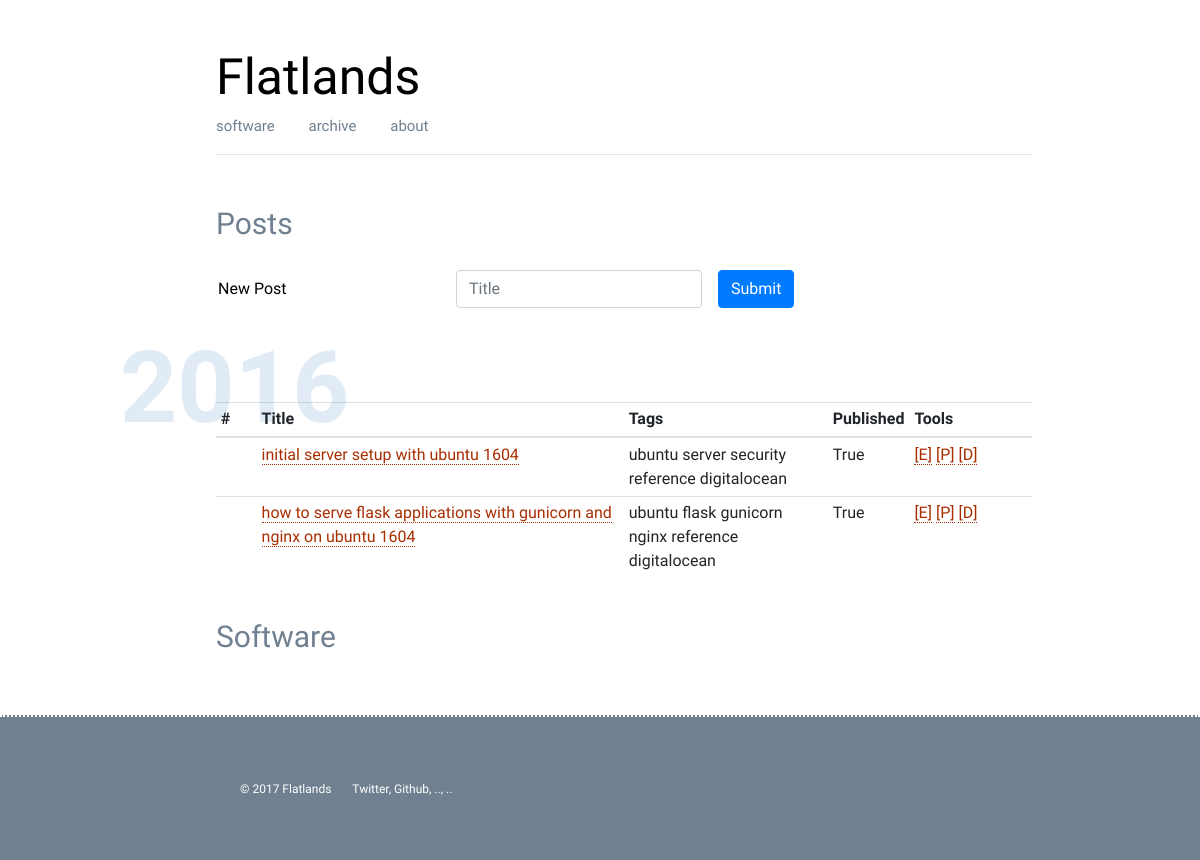
/blog/new, run on an earlier commit of the app's database.
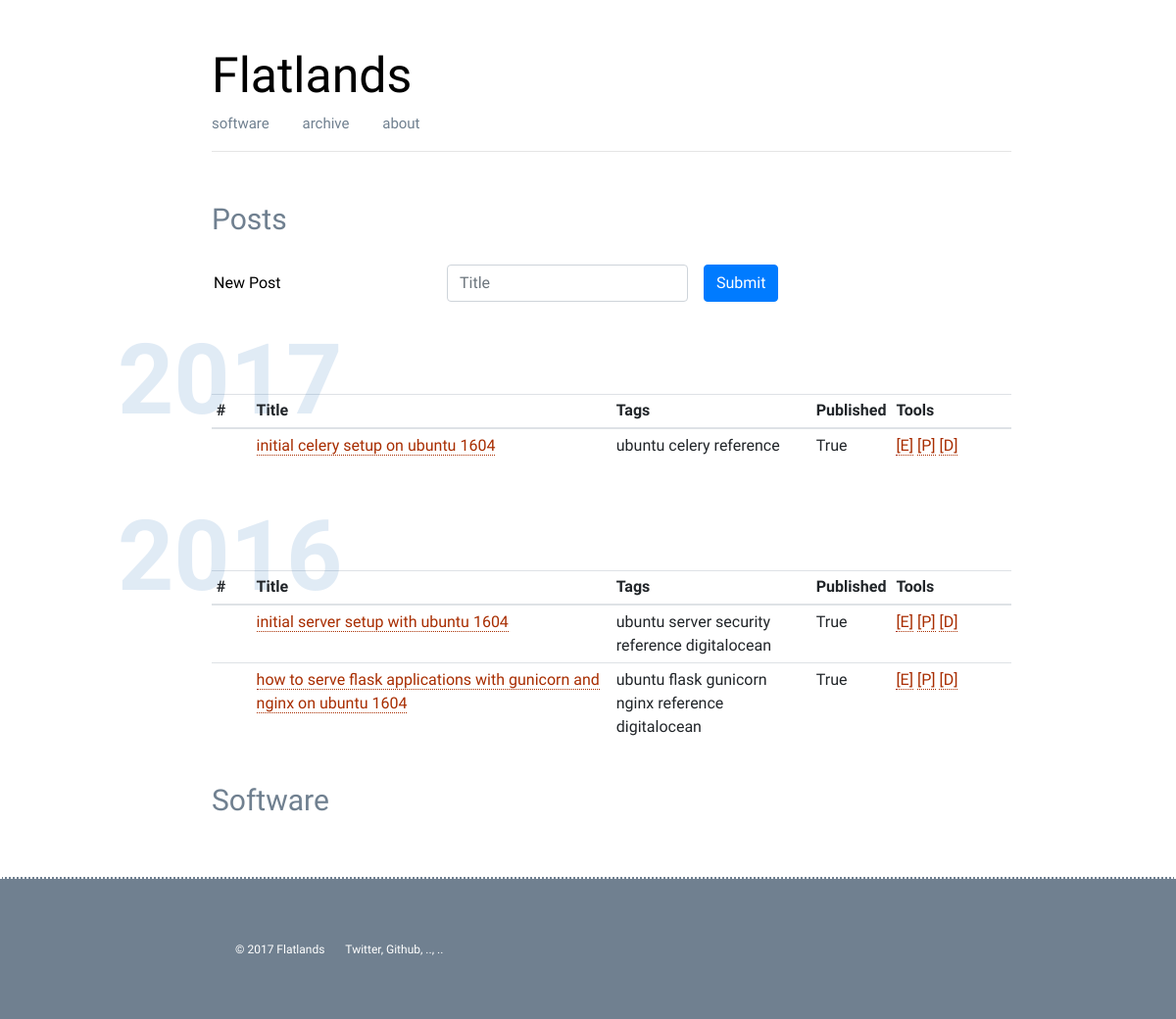
And on a later commit of the database.
### app.py (models this page shows, shortened)
class Post(db.Model):
    id = db.Column(db.Integer, primary_key=True)
    title = db.Column(db.String())
    author = db.Column(db.String())
    tags = db.Column(db.String())
    strap = db.Column(db.String())
    content = db.Column(db.String())
    pub_date = db.Column(db.String())
    published = db.Column(db.String())

### app.py (the view, shortened to what this page needs)
@app.route('/blog/new', methods=['GET', 'POST'])
def post_new():
    posts = modules.database.to_json(Post.query.all())
    years = modules.database.get_post_years(posts)
    return render_template('settings.html', posts=posts, years=years)

### modules/database.py (called while the page is built)
def to_json(results):
    result = {}
    item = {}
    count = 1
    for row in results:
        for k, v in row.__dict__.items():
            if not k.startswith('_') and k != 'id':
                item[k] = v
        result[count] = item
        count += 1
        item = {}
    return result

def get_post_years(posts=None):
    years = []
    for code, data in posts.items():
        day, month, year = data['pub_date'].split('.')
        years.append(year)
    return sorted(list(set(years)), reverse=True)

### templates/settings.html (shortened to what this page needs)
{% extends "base.html" %}
{% block content %}
<div class="sub-nav">Posts</div>
<br>
<div class="blog-post">
    <form class="form-inline" action="/blog/new" method="POST">
        <div class="form-group">
            <input type="text" readonly class="form-control-plaintext" id="newPost" value="New Post">
        </div>
        <div class="form-group mx-sm-3">
            <input type="input" class="form-control" name="inputTitle" id="inputTitle" placeholder="Title">
        </div>
        <button type="submit" class="btn btn-primary">Submit</button>
    </form>
</div>
{% for year in years %}
<div class="section-head"><h4>{{ year }}</h4></div>
<br>
<div class="blog-post">
<table class="table table-hover table-sm">
    <thead>
      <tr>
        <th style="width:5%" scope="col">#</th>
        <th style="width:45%" scope="col">Title</th>
        <th style="width:25%" scope="col">Tags</th>
        <th style="width:10%" scope="col">Published</th>
        <th style="width:15%" scope="col">Tools</th>
      </tr>
    </thead>
    <tbody>
    {% for code, data in posts.items() %}
        {% if data.pub_date.endswith(year) %}
            {% if data.published == 'True' %}
              <tr>
            {% else %}
              <tr class="table-danger">
            {% endif %}
                    <th scope="row">{{data.id}}</th>
                    <td><a href="/blog/{{data.title.replace(' ', '-')}}">{{data.title}}</a></td>
                    <td>{{data.tags}}</td>
                    <td>{{data.published}}</td>
                    <td>
                        <a href="/blog/edit/{{data.title.replace(' ', '-')}}">[E]</a>
                        <a href="/blog/publish/{{data.title.replace(' ', '-')}}">[P]</a>
                        <a href="/blog/delete/{{data.title.replace(' ', '-')}}">[D]</a>
                    </td>
              </tr>
        {% endif %}
    {% endfor %}
</tbody>
</table>
</div>
{% endfor %}
<div class="sub-nav">Software</div>
{% endblock %}

What changed in the data, as far as the page shows it:
added Post: pub_date "7.11.2017" (drawn), title "initial celery setup on ubuntu 1604", tags "ubuntu celery reference", published "True"
Also different on the page:
new list line: "2017 # Title Tags Published Tools [E] [P] [D]"
